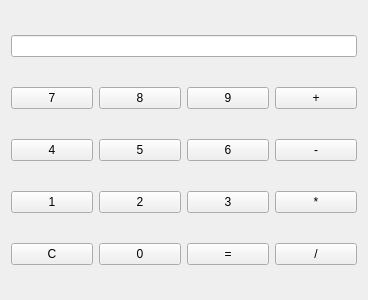
<?xml version="1.0" encoding="UTF-8"?>
<ui version="4.0">
 <class>Widget</class>
 <widget class="QWidget" name="Widget">
  <property name="geometry">
   <rect>
    <x>0</x>
    <y>0</y>
    <width>368</width>
    <height>300</height>
   </rect>
  </property>
  <property name="windowTitle">
   <string>Widget</string>
  </property>
  <layout class="QGridLayout" name="gridLayout">
   <item row="0" column="0" colspan="4">
    <widget class="QLineEdit" name="lineEditAfficheur"/>
   </item>
   <item row="1" column="0">
    <widget class="QPushButton" name="pushButton7">
     <property name="text">
      <string>7</string>
     </property>
    </widget>
   </item>
   <item row="1" column="1">
    <widget class="QPushButton" name="pushButton8">
     <property name="text">
      <string>8</string>
     </property>
    </widget>
   </item>
   <item row="1" column="2">
    <widget class="QPushButton" name="pushButton9">
     <property name="text">
      <string>9</string>
     </property>
    </widget>
   </item>
   <item row="1" column="3">
    <widget class="QPushButton" name="pushButtonPlus">
     <property name="text">
      <string>+</string>
     </property>
    </widget>
   </item>
   <item row="2" column="0">
    <widget class="QPushButton" name="pushButton4">
     <property name="text">
      <string>4</string>
     </property>
    </widget>
   </item>
   <item row="2" column="1">
    <widget class="QPushButton" name="pushButton5">
     <property name="text">
      <string>5</string>
     </property>
    </widget>
   </item>
   <item row="2" column="2">
    <widget class="QPushButton" name="pushButton6">
     <property name="text">
      <string>6</string>
     </property>
    </widget>
   </item>
   <item row="2" column="3">
    <widget class="QPushButton" name="pushButtonMoins">
     <property name="text">
      <string>-</string>
     </property>
    </widget>
   </item>
   <item row="3" column="0">
    <widget class="QPushButton" name="pushButton1">
     <property name="text">
      <string>1</string>
     </property>
    </widget>
   </item>
   <item row="3" column="1">
    <widget class="QPushButton" name="pushButton2">
     <property name="text">
      <string>2</string>
     </property>
    </widget>
   </item>
   <item row="3" column="2">
    <widget class="QPushButton" name="pushButton3">
     <property name="text">
      <string>3</string>
     </property>
    </widget>
   </item>
   <item row="3" column="3">
    <widget class="QPushButton" name="pushButtonMultiplier">
     <property name="text">
      <string>*</string>
     </property>
    </widget>
   </item>
   <item row="4" column="0">
    <widget class="QPushButton" name="pushButtonClear">
     <property name="text">
      <string>C</string>
     </property>
    </widget>
   </item>
   <item row="4" column="1">
    <widget class="QPushButton" name="pushButton0">
     <property name="text">
      <string>0</string>
     </property>
    </widget>
   </item>
   <item row="4" column="2">
    <widget class="QPushButton" name="pushButtonEgal">
     <property name="text">
      <string>=</string>
     </property>
    </widget>
   </item>
   <item row="4" column="3">
    <widget class="QPushButton" name="pushButtonDiviser">
     <property name="text">
      <string>/</string>
     </property>
    </widget>
   </item>
  </layout>
 </widget>
 <layoutdefault spacing="6" margin="11"/>
 <resources/>
 <connections/>
</ui>
